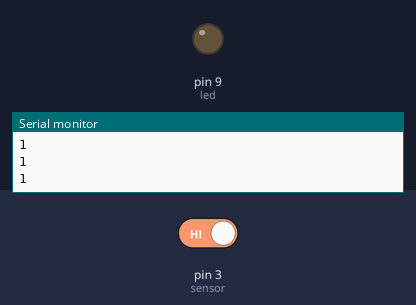
Bench run of a sketch on a simulated Arduino Uno, built with avr-gcc and run on an emulated ATmega328P. Shown: output pins drawn as LEDs (lit = HIGH), the last lines printed to the serial monitor. Inputs (shaded band) come from the test bench; at power-on: pin 3 (sensor) HIGH.

Above: at 1.2 s.
1.3 s: pin 3 (sensor) driven LOW
At 2.6 s:
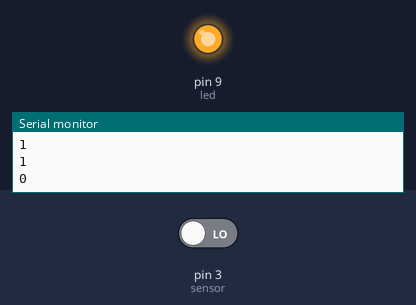
4.3 s: pin 3 (sensor) driven HIGH
At 6.9 s:
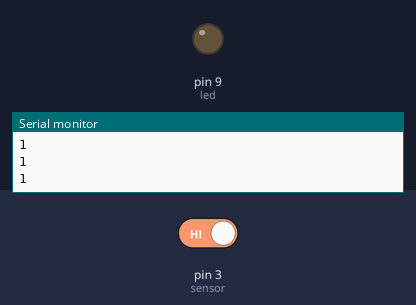
Timing chart, 0 to 8.4 s (numbered marks = the images above; inputs shaded):
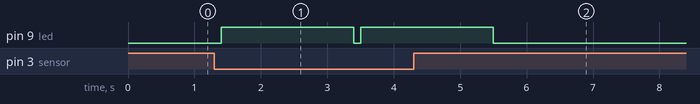

The sketch:

MoutainSafetyJacket_vibswitchtest.ino
```cpp
int sensor = 3; // sensor pin
int led = 9; // default led on arduino

void setup() {

pinMode(sensor,INPUT_PULLUP);

pinMode(led,OUTPUT);

Serial.begin(9600);

}

void loop() {

int voltage = digitalRead(sensor); // read sensor here

Serial.println (voltage); // print voltage to serial monitor on pc

delay (100);

if (voltage < 1) { // if spring contacts on shaking

digitalWrite (led, HIGH); // turn on led to show that vibration is sensed

delay (2000);

digitalWrite (led, LOW); // turn off led now

} // end if voltage

} // end loop
```

Measured:
- after the input at 1.3 s, pin 9 (led): LOW → HIGH after 0.10 s, → LOW 2.0 s later, → HIGH 0.10 s later
- after the input at 4.3 s, pin 9 (led): goes on until 5.5 s, then stays LOW
